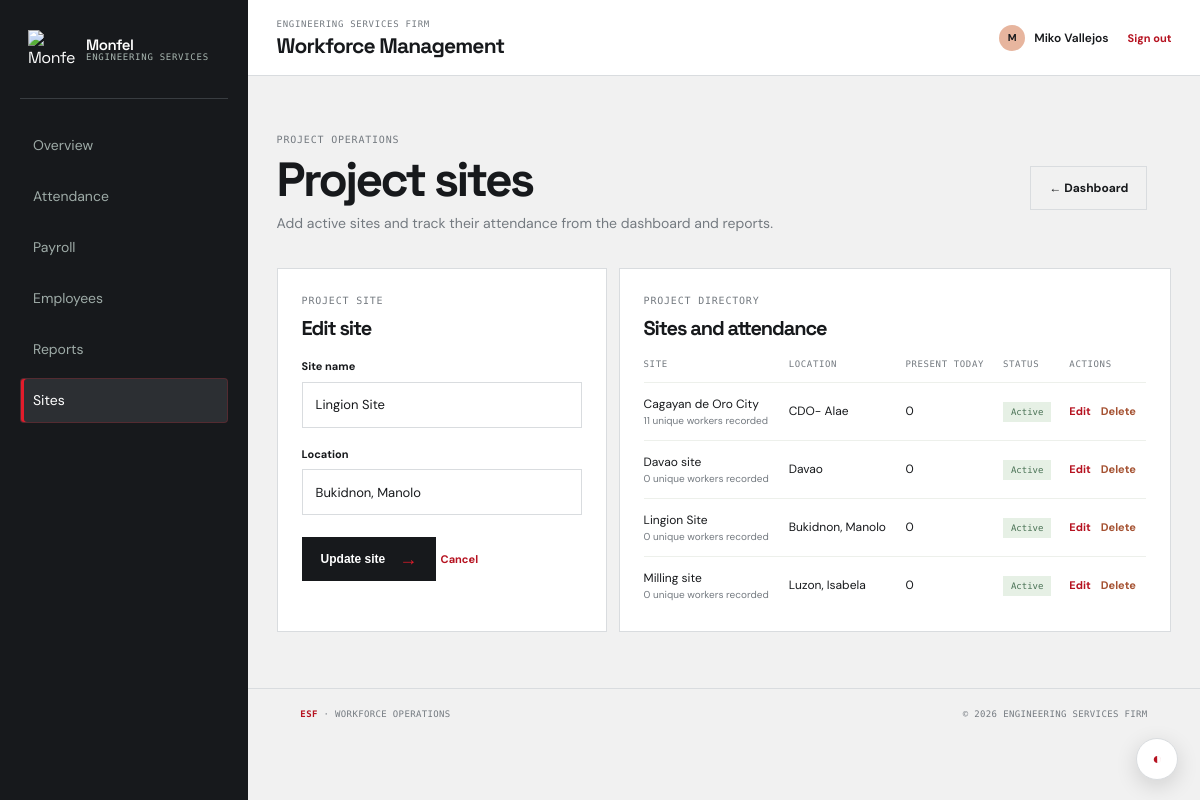
The app's page /Engineering_Services_Firm/sites.php?edit=2 (signed in) with its own data.
### tables this page shows
CREATE TABLE `projects` (
  `id` int(10) UNSIGNED NOT NULL,
  `name` varchar(150) NOT NULL,
  `location` varchar(255) DEFAULT NULL,
  `active` tinyint(1) NOT NULL DEFAULT '1',
  `created_at` datetime NOT NULL DEFAULT CURRENT_TIMESTAMP
);

### Engineering_Services_Firm/Includes/bootstrap.php (called while the page is built, shortened)
<?php
function db() {
    static $pdo = null;
    if ($pdo === null) {
        $config = require ROOT_PATH . '/Backend/config/database.php';
        $dsn = 'mysql:host=' . $config['host'] . ';dbname=' . $config['database'] . ';charset=' . $config['charset'];
        $pdo = new PDO($dsn, $config['username'], $config['password'], array(
            PDO::ATTR_ERRMODE => PDO::ERRMODE_EXCEPTION,
            PDO::ATTR_DEFAULT_FETCH_MODE => PDO::FETCH_ASSOC,
            PDO::ATTR_EMULATE_PREPARES => false
        ));
    }
    return $pdo;
}
function e($value) {
    return htmlspecialchars((string) $value, ENT_QUOTES, 'UTF-8');
}

### Engineering_Services_Firm/sites.php (the view, shortened to what this page needs)
<?php
require_once __DIR__ . '/Includes/bootstrap.php';
$name = '';
$location = '';
$editId = isset($_POST['site_id']) ? (int) $_POST['site_id'] : (isset($_GET['edit']) ? (int) $_GET['edit'] : 0);
if ($editId && !$name && !$location) {
    $editQuery = db()->prepare('SELECT name, location FROM projects WHERE id = ?');
    $editQuery->execute(array($editId));
    $editSite = $editQuery->fetch();
    if ($editSite) {
        $name = $editSite['name'];
        $location = $editSite['location'];
    } else {
        $error = 'Site was not found.';
        $editId = 0;
    }
}
$sites = db()->query("SELECT p.id, p.name, p.location, p.active, COUNT(DISTINCT CASE WHEN a.work_date = CURDATE() AND a.status = 'present' THEN a.employee_id END) AS present_today, COUNT(DISTINCT a.employee_id) AS workers_recorded FROM projects p LEFT JOIN attendance a ON a.project_id = p.id GROUP BY p.id, p.name, p.location, p.active ORDER BY p.active DESC, p.name")->fetchAll();
require __DIR__ . '/Includes/header.php';
?>
<main>
    <section class="module-heading"><div><p class="eyebrow">Project operations</p><h1>Project sites</h1><p class="intro-copy">Add active sites and track their attendance from the dashboard and reports.</p></div><a class="button button-outline" href="dashboard.php">← Dashboard</a></section>
    <section class="module-grid">
        <article class="panel module-form"><div class="panel-heading"><div><p class="eyebrow">Project site</p><h2><?= $editId ? 'Edit site' : 'Add a site' ?></h2></div></div><form method="post"><input type="hidden" name="csrf_token" value="<?= e(csrf_token()) ?>"><input type="hidden" name="site_id" value="<?= (int) $editId ?>"><div class="form-grid"><div class="form-field form-wide"><label for="name">Site name</label><input id="name" name="name" maxlength="150" value="<?= e($name) ?>" placeholder="e.g. North Harbor Residences" required></div><div class="form-field form-wide"><label for="location">Location</label><input id="location" name="location" maxlength="255" value="<?= e($location) ?>" placeholder="City or address"></div></div><button class="button button-dark" type="submit" name="action" value="save"><?= $editId ? 'Update site' : 'Add project site' ?> <span>→</span></button><?php if ($editId): ?> <a class="text-link" href="sites.php">Cancel</a><?php endif; ?></form></article>
        <article class="panel"><div class="panel-heading"><div><p class="eyebrow">Project directory</p><h2>Sites and attendance</h2></div></div><div class="table-wrap"><table><thead><tr><th>Site</th><th>Location</th><th>Present today</th><th>Status</th><th>Actions</th></tr></thead><tbody><?php if (!$sites): ?><tr><td colspan="5">No sites have been added yet.</td></tr><?php endif; ?><?php foreach ($sites as $site): ?><tr><td><?= e($site['name']) ?><small class="table-subtext"><?= (int) $site['workers_recorded'] ?> unique workers recorded</small></td><td><?= e($site['location'] ?: '—') ?></td><td><?= (int) $site['present_today'] ?></td><td><span class="status-pill <?= $site['active'] ? 'status-present' : 'status-away' ?>"><?= $site['active'] ? 'Active' : 'Inactive' ?></span></td><td><a class="text-link" href="sites.php?edit=<?= (int) $site['id'] ?>">Edit</a><form method="post" class="inline-delete-form" onsubmit="return confirm('Delete this site and all attendance records recorded at it? This cannot be undone.');"><input type="hidden" name="csrf_token" value="<?= e(csrf_token()) ?>"><input type="hidden" name="site_id" value="<?= (int) $site['id'] ?>"><button class="text-button-danger" type="submit" name="action" value="delete">Delete</button></form></td></tr><?php endforeach; ?></tbody></table></div></article>
    </section>
</main>
<?php require __DIR__ . '/Includes/footer.php'; ?>

### Engineering_Services_Firm/Assets/css/style.css (style rules this page uses)
:root { --ink: #17191c; --muted: #747a80; --paper: #f1f1f1; --white: #fff; --line: #d9dcdf; --orange: #e21c2b; --orange-dark: #b61220; --green: #658c6c; --blue: #7594a6; --yellow: #d6a354; }
* { box-sizing: border-box; }
html { scroll-behavior: smooth; }
body { margin: 0; color: var(--ink); background: var(--paper); font-family: 'DM Sans', sans-serif; line-height: 1.5; }
a { color: inherit; text-decoration: none; }
.form-grid { display: grid; grid-template-columns: repeat(2, minmax(0, 1fr)); gap: 18px; }
.form-wide { grid-column: span 2; }
.form-field label { display: block; margin-bottom: 7px; color: var(--ink); font-size: 11px; font-weight: 700; }
.form-field input, .form-field select { width: 100%; height: 46px; padding: 0 13px; border: 1px solid var(--line); outline: 0; background: var(--white); color: var(--ink); font: inherit; font-size: 13px; }
main { width: min(89%, 1240px); margin: 0 auto; }
.eyebrow { margin: 0 0 9px; color: var(--muted); font-family: 'DM Mono', monospace; font-size: 10px; letter-spacing: .08em; text-transform: uppercase; }
h1, h2, p { margin-top: 0; }
h1, h2 { font-family: 'Space Grotesk', sans-serif; letter-spacing: -.055em; }
h1 { margin-bottom: 9px; font-size: clamp(34px, 4vw, 52px); line-height: 1; }
h2 { margin-bottom: 0; font-size: 20px; line-height: 1.1; }
.intro-copy { margin: 0; color: var(--muted); font-size: 14px; }
.button { display: inline-flex; align-items: center; justify-content: center; gap: 14px; min-height: 44px; padding: 0 18px; border: 1px solid transparent; font-size: 12px; font-weight: 700; cursor: pointer; transition: transform .2s ease, background .2s ease; }
.button-dark { color: #fff; background: var(--ink); }
.button span, .text-link span, .panel-footer-link span { color: var(--orange); font-size: 18px; line-height: 0; }
.panel { border: 1px solid var(--line); background: var(--white); }
.panel-heading { display: flex; align-items: start; justify-content: space-between; padding: 24px 24px 19px; }
.text-link, .panel-footer-link { color: var(--orange-dark); font-size: 11px; font-weight: 700; }
.table-wrap { overflow-x: auto; padding: 0 24px 17px; }
table { width: 100%; border-collapse: collapse; font-size: 12px; white-space: nowrap; }
th { padding: 0 8px 10px; color: var(--muted); font-family: 'DM Mono'; font-size: 9px; font-weight: 400; letter-spacing: .07em; text-align: left; text-transform: uppercase; }
td { padding: 12px 8px; border-top: 1px solid #edf0eb; }
th:first-child, td:first-child { padding-left: 0; }
.status-pill { padding: 5px 8px; font-family: 'DM Mono'; font-size: 9px; }
.status-present { color: #4a7255; background: #e6f0e5; }
.button-outline { margin: 0 24px 24px; color: var(--ink); border-color: var(--line); }
.module-heading { display: flex; align-items: end; justify-content: space-between; padding: 56px 0 34px; }
.module-heading h1 { margin-bottom: 9px; }
.module-grid { display: grid; grid-template-columns: minmax(330px, .8fr) minmax(0, 1.4fr); gap: 12px; margin-bottom: 56px; }
.module-form form { padding: 0 24px 24px; }
.module-form .button { margin-top: 22px; }
.table-subtext { display: block; color: var(--muted); font-size: 10px; }
.inline-delete-form { display: inline; margin-left: 10px; }
.text-button-danger { padding: 0; color: #a55232; border: 0; background: transparent; font: inherit; font-size: 11px; font-weight: 700; cursor: pointer; }
.site-header, .workspace-header, body, main, .panel, .metric-card, .registration-card, .site-footer, .table-wrap, th, td, input, select, textarea, .button, .theme-toggle, .top-nav a, .status-pill { transition: color 600ms cubic-bezier(.22,1,.36,1), background-color 600ms cubic-bezier(.22,1,.36,1), border-color 600ms cubic-bezier(.22,1,.36,1), box-shadow 600ms cubic-bezier(.22,1,.36,1); }
@media (min-width: 701px) { body:has(.site-header:not(.auth-header)) { padding-left: 248px; } }
@media (min-width: 701px) { body:has(.site-header:not(.auth-header)) main { width: min(94%, 1440px); } }

### records on screen
projects: name "Lingion Site", location "Bukidnon, Manolo", workers_recorded "0", present_today "0", active "Active"
projects: name "Cagayan de Oro City", workers_recorded "11", location "CDO- Alae", present_today "0", active "Active"
projects: name "Davao site", workers_recorded "0", location "Davao", present_today "0", active "Active"
projects: name "Milling site", workers_recorded "0", location "Luzon, Isabela", present_today "0", active "Active"
